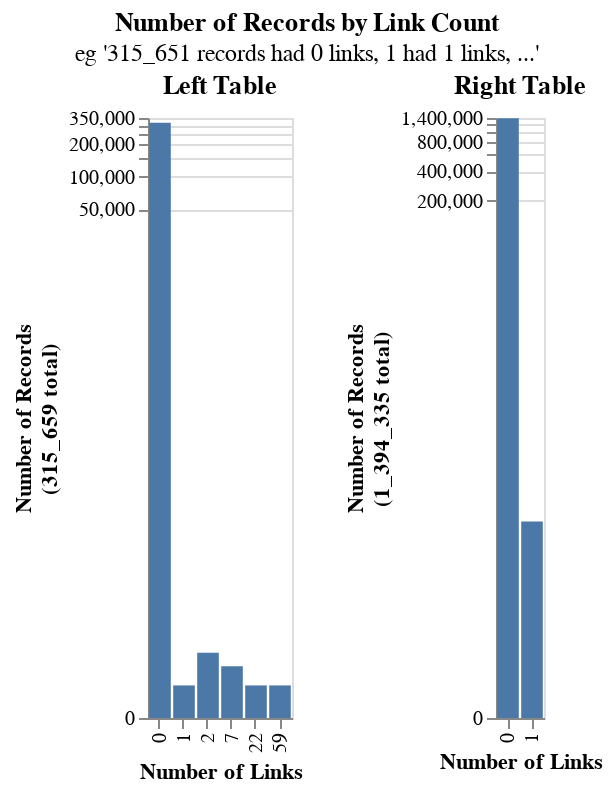

Notebook source saved alongside this figure:
### Code cell
linkage.link_counts_chart()

### Figure 1 — Vega-Lite specification as saved in the notebook (floating-point values rounded to 4 significant figures)
{"config": {"view": {"continuousWidth": 300, "continuousHeight": 300}}, "hconcat": [{"data": {"name": "data-883757662148165fc2727b8ef32361ff"}, "mark": {"type": "bar"}, "encoding": {"tooltip": [{"field": "n_records", "format": ",", "title": ["Number of Records", "(315_659 total)"], "type": "quantitative"}, {"field": "frac_records", "format": ".2%", "title": "Fraction of Records", "type": "quantitative"}, {"field": "n_links", "title": "Number of Links", "type": "ordinal"}], "x": {"field": "n_links", "sort": "x", "title": "Number of Links", "type": "ordinal"}, "y": {"field": "n_records", "scale": {"type": "symlog"}, "title": ["Number of Records", "(315_659 total)"], "type": "quantitative"}}, "title": {"text": "Left Table", "anchor": "middle"}, "width": {"step": 12}}, {"data": {"name": "data-257abea5a98f208265456d67a7a16b1b"}, "mark": {"type": "bar"}, "encoding": {"tooltip": [{"field": "n_records", "format": ",", "title": ["Number of Records", "(1_394_335 total)"], "type": "quantitative"}, {"field": "frac_records", "format": ".2%", "title": "Fraction of Records", "type": "quantitative"}, {"field": "n_links", "title": "Number of Links", "type": "ordinal"}], "x": {"field": "n_links", "sort": "x", "title": "Number of Links", "type": "ordinal"}, "y": {"field": "n_records", "scale": {"type": "symlog"}, "title": ["Number of Records", "(1_394_335 total)"], "type": "quantitative"}}, "title": {"text": "Right Table", "anchor": "middle"}, "width": {"step": 12}}], "title": {"text": "Number of Records by Link Count", "anchor": "middle", "subtitle": "eg '315_651 records had 0 links, 1 had 1 links, ...'"}, "$schema": "https://vega.github.io/schema/vega-lite/v5.20.1.json", "datasets": {"data-883757662148165fc2727b8ef32361ff": [{"n_records": 1, "n_links": 59, "frac_records": 3.168e-06}, {"n_records": 1, "n_links": 22, "frac_records": 3.168e-06}, {"n_records": 2, "n_links": 7, "frac_records": 6.336e-06}, {"n_records": 3, "n_links": 2, "frac_records": 9.504e-06}, {"n_records": 1, "n_links": 1, "frac_records": 3.168e-06}, {"n_records": 315651, "n_links": 0, "frac_records": 1.0}], "data-257abea5a98f208265456d67a7a16b1b": [{"n_records": 102, "n_links": 1, "frac_records": 7.315e-05}, {"n_records": 1394233, "n_links": 0, "frac_records": 0.9999}]}}
